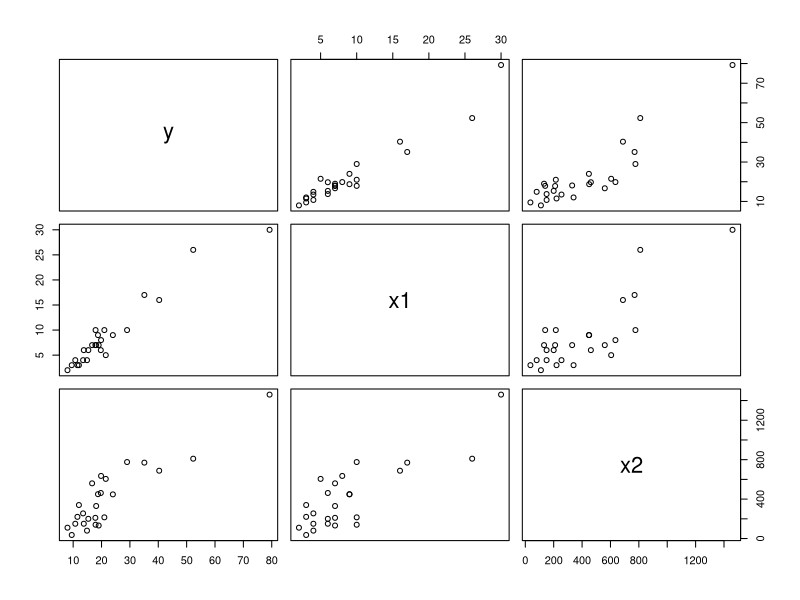

The R source for this figure: (Note: this script raises an error after producing the figure.)
datos <- data.frame( # refrescos
  Observacion = 1:25,
  y = c(16.68, 11.50, 12.03, 14.88, 13.75,
        18.11, 8.00, 17.83, 79.24, 21.50,
        40.33, 21.00, 13.50, 19.75, 24.00,
        29.00, 15.35, 19.00, 9.50, 35.10,
        17.90, 52.32, 18.75, 19.83, 10.75),
  x1 = c(7, 3, 3, 4, 6,
         7, 2, 7, 30, 5,
         16, 10, 4, 6, 9,
         10, 6, 7, 3, 17,
         10, 26, 9, 8, 4),
  x2 = c(560, 220, 340, 80, 150,
         330, 110, 210, 1460, 605,
         688, 215, 255, 462, 448,
         776, 200, 132, 36, 770,
         140, 810, 450, 635, 150)
)

pairs(datos[-1])


n = length(datos$y)
p = length(datos)-1


idv <- rep(1, n)
idv

X <- matrix(c(idv,datos$x1,datos$x2),nrow=n,ncol=p)
X


y <- matrix(datos$y, nrow = n, ncol = 1)
y

# solucion calculada
beta <- solve(t(X) %*% X) %*% t(X) %*% y
beta

M1 = lm(y ~ x1 + x2, data=datos)
M1

beta_0 <- M1$coefficients[1]
beta_1 <- M1$coefficients[2]
beta_2 <- M1$coefficients[3]

# Prueva de hipótesis
SCT <- t(y) %*% y -  sum(y)**2 / nrow(datos) ### calculo más eficiente de SCT
SCT

SCE <- t(beta) %*% t(X) %*% y - sum(y)**2 / nrow(datos) 
SCE

SSE <- SCT - SCE
# alternativa_ejemplo1: SSE = t(y) %*% y - t(beta) %*% t(X) %*% y 
SSE

# estadistico F
F0 <- (SCE / (ncol(X) - 1)) / (SSE / (nrow(X) - (ncol(X) -1) - 1))
F0

# Usuando modelo calculado M1
  
  # Suma de Cuadrados

SCT.m =sum((datos$y-mean(datos$y))^2)
SCT.m

SCE.m = sum((M1$fitted-mean(datos$y))^2)
SCE.m

SSE.m = sum(M1$residuals^2)
SSE.m

  # Grados de libertad

GLT = n-1
GLT

GLRes = df.residual(M1)
GLRes

GLR<- GLT-GLRes
GLR

  # Cuadrados Medios

CMR <- SCE /GLR
CMR

CMRes <- SSE / GLRes
CMRes

  # F

F0 <- CMR/CMRes
F0

  # p-value

pv <- 1 - pf(F0, GLR,GLRes)
pv

  # tabulado de F

alpha <- 0.05 
df1 <- GLR
df2 <- GLRes
F_crit <- qf(1 - alpha, df1, df2)
F_crit


#Pruebas sobre coeficientes individuales de regresión

  #Estadístico t0

C22 <- solve(t(X) %*% X)[3,3]
C22

t0 <- beta_2 / sqrt(varest * C22)
t0

## alfa = 0.05, p = 2, n = 25
## buscamos el t_{\alfa/2, n-p-1} en una tabla de distribuciones 
## que nos da 2.0687 por lo q se rechasa h0 que es Bj = 0


## t tabulado con confianza 95% y 22 grados de libertad
tt <- qt(p = 0.95 + 0.05/2, df = df2, lower.tail = TRUE)
tt

#Con M1:

summary(M1)
